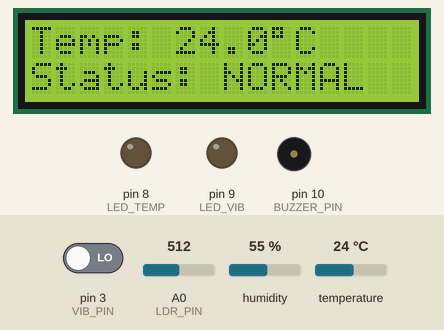
Simulated run of this sketch. Board: Arduino Uno, built with avr-gcc and run on an emulated ATmega328P. On the bench: 16×2 character LCD, output pins drawn as LEDs (lit = HIGH), buzzer (waves = sounding). The test bench sets the inputs (shaded band); at power-on: temperature 24 °C, pin 3 (VIB_PIN) LOW, A0 (LDR_PIN) = 512, humidity 55 %. What the sketch prints to the serial monitor is not drawn.

Above: at 4.0 s.
4.1 s: temperature set to 15.4 °C
At 9.8 s:
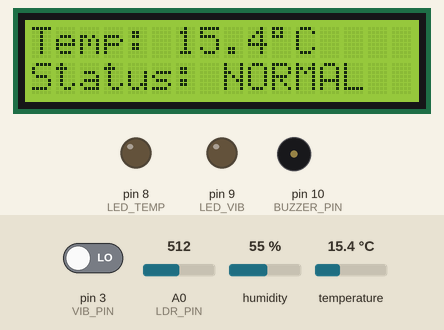
10.9 s: temperature set to 14.5 °C
At 13.14 s:
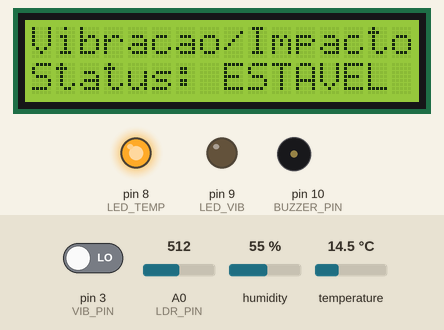
14.8 s: pin 3 (VIB_PIN) driven HIGH
At 15.19 s:
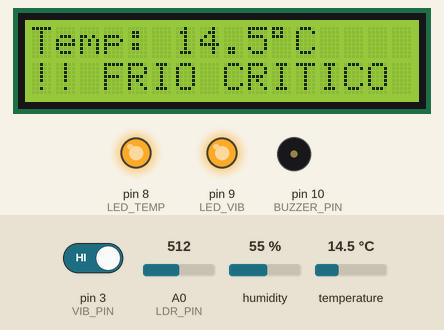
16.8 s: A0 (LDR_PIN) set to 582
At 17.19 s:
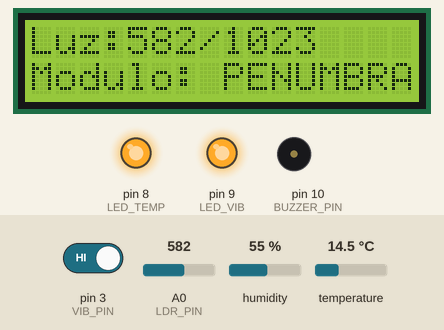
19.0 s: A0 (LDR_PIN) set to 617
22.0 s: temperature set to 41 °C
At 27.69 s:
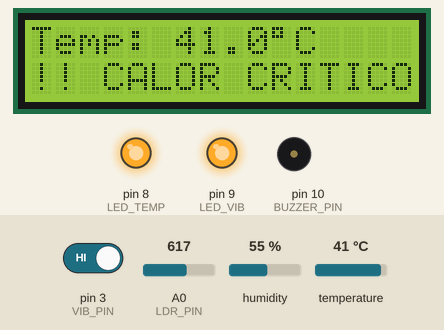
Timing chart, 0 to 28.5 s (numbered marks = the images above; inputs shaded):
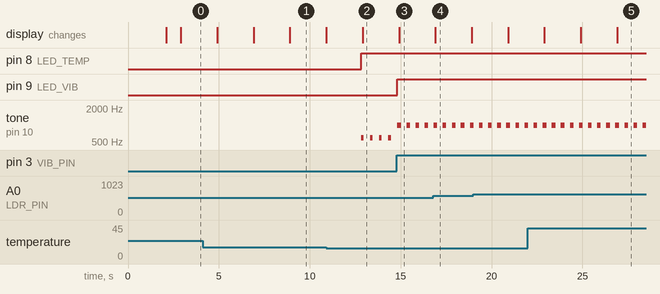

The sketch:

GS2026_capsula_espacial.ino
```cpp
/*
 * =====================================================
 *  SISTEMA IoT — MONITORAMENTO DE CÁPSULA ESPACIAL
 *  FIAP | Global Solution 2026 | 1º Semestre
 *  Disciplina: Sistemas Embarcados / IoT
 * =====================================================
 *
 *  COMPONENTES:
 *    DHT22  → Temperatura interna     (Pino D2)
 *    LDR    → Luminosidade            (Pino A0)
 *    SW-420 → Vibração / Impacto      (Pino D3)
 *    LCD    → Display 16x2 I2C        (SDA=A4, SCL=A5)
 *    LED R  → Alerta temperatura      (Pino D8)
 *    LED A  → Alerta vibração         (Pino D9)
 *    Buzzer → Alarme sonoro           (Pino D10)
 *
 *  BIBLIOTECAS NECESSÁRIAS (instalar via Library Manager):
 *    - DHT sensor library (Adafruit)
 *    - Adafruit Unified Sensor
 *    - LiquidCrystal I2C (Frank de Brabander)
 */

#include <DHT.h>
#include <Wire.h>
#include <LiquidCrystal_I2C.h>

// ── Pinos ───────────────────────────────────────────
#define DHTPIN        2
#define DHTTYPE       DHT22
#define LDR_PIN       A0
#define VIB_PIN       3
#define LED_TEMP      8
#define LED_VIB       9
#define BUZZER_PIN    10

// ── Limiares de Segurança ───────────────────────────
#define TEMP_MAX      35.0   // °C — acima → alerta de calor
#define TEMP_MIN      15.0   // °C — abaixo → alerta de frio
#define LUZ_BAIXA     200    // 0–1023 — abaixo → módulo escuro
#define LUZ_MEDIA     600    // 0–1023 — abaixo → penumbra
#define VIB_DEBOUNCE  500    // ms — janela anti-ruído de vibração
#define VIB_RESET     2000   // ms — tempo para resetar alerta de vibração
#define CICLO_LCD     2000   // ms — intervalo de alternância de telas
#define CICLO_LEITURA 500    // ms — intervalo de leitura dos sensores

// ── Objetos ─────────────────────────────────────────
DHT dht(DHTPIN, DHTTYPE);
LiquidCrystal_I2C lcd(0x27, 16, 2);

// ── Variáveis de Estado ─────────────────────────────
float        temperatura  = 22.0;
int          luminosidade = 512;
bool         vibracao     = false;
unsigned long ultimaVib   = 0;
unsigned long ultimaTela  = 0;
unsigned long ultimaLeitura = 0;
int          telaAtual    = 0;   // 0=Temp  1=Luz  2=Vibração
int          cicloTotal   = 0;   // contador de ciclos para log serial

// ── Caractere personalizado: símbolo de satélite ───
byte iconSat[8] = {
  0b00100,
  0b01110,
  0b10101,
  0b01110,
  0b00100,
  0b01010,
  0b10001,
  0b00000
};

// ══════════════════════════════════════════════════
void setup() {
  Serial.begin(9600);

  // Configuração de pinos
  pinMode(LED_TEMP,   OUTPUT);
  pinMode(LED_VIB,    OUTPUT);
  pinMode(BUZZER_PIN, OUTPUT);
  pinMode(VIB_PIN,    INPUT);

  // Garante atuadores desligados no inicio
  digitalWrite(LED_TEMP,   LOW);
  digitalWrite(LED_VIB,    LOW);
  noTone(BUZZER_PIN);

  // Inicialização do Display LCD
  lcd.init();
  lcd.backlight();
  lcd.createChar(0, iconSat);

  // Tela de splash
  lcd.clear();
  lcd.setCursor(0, 0);
  lcd.write(0);
  lcd.print(" CAPSULA FIAP ");
  lcd.write(0);
  lcd.setCursor(0, 1);
  lcd.print("  Iniciando...  ");
  delay(2000);
  lcd.clear();

  // Inicialização do sensor DHT22
  dht.begin();
  delay(500); // aguarda sensor estabilizar

  // Cabeçalho do log serial
  Serial.println(F("=============================================="));
  Serial.println(F(" SISTEMA IoT — MONITORAMENTO CAPSULA ESPACIAL"));
  Serial.println(F(" FIAP | Global Solution 2026"));
  Serial.println(F("=============================================="));
  Serial.println(F("Ciclo | Temp(C) | Lux(0-1023) | Vib | Status"));
  Serial.println(F("----------------------------------------------"));
}

// ══════════════════════════════════════════════════
void loop() {
  unsigned long agora = millis();

  // Leitura dos sensores a cada CICLO_LEITURA ms
  if (agora - ultimaLeitura >= CICLO_LEITURA) {
    ultimaLeitura = agora;
    lerSensores();
    avaliarAlertas();
    enviarSerial();
    cicloTotal++;
  }

  // Atualização do display no intervalo próprio
  exibirLCD();
}

// ── Leitura dos Sensores ────────────────────────────
void lerSensores() {
  // Temperatura — DHT22
  float t = dht.readTemperature();
  if (!isnan(t)) {
    temperatura = t;
  }
  // Em caso de falha de leitura (NaN), mantém o ultimo valor válido

  // Luminosidade — LDR (leitura analógica 0–1023)
  luminosidade = analogRead(LDR_PIN);

  // Vibração — SW-420 com lógica de debounce
  if (digitalRead(VIB_PIN) == HIGH) {
    unsigned long agora = millis();
    if (agora - ultimaVib > VIB_DEBOUNCE) {
      vibracao  = true;
      ultimaVib = agora;
    }
  } else {
    // Auto-reset após VIB_RESET ms sem novo sinal
    if (millis() - ultimaVib > VIB_RESET) {
      vibracao = false;
    }
  }
}

// ── Avaliação de Alertas e Controle de Atuadores ───
void avaliarAlertas() {
  bool alertaTemp = (temperatura > TEMP_MAX || temperatura < TEMP_MIN);
  bool alertaVib  = vibracao;

  // LEDs indicadores
  digitalWrite(LED_TEMP, alertaTemp ? HIGH : LOW);
  digitalWrite(LED_VIB,  alertaVib  ? HIGH : LOW);

  // Buzzer com frequência proporcional à gravidade
  if (alertaTemp && alertaVib) {
    // EMERGÊNCIA CRÍTICA — dois alertas simultâneos
    tone(BUZZER_PIN, 1000, 200);
  } else if (alertaTemp) {
    // Alerta de temperatura isolado
    tone(BUZZER_PIN, 600, 150);
  } else if (alertaVib) {
    // Alerta de vibração isolado
    tone(BUZZER_PIN, 400, 100);
  } else {
    // Sistema nominal — sem alarme
    noTone(BUZZER_PIN);
  }
}

// ── Exibição no LCD (alterna 3 telas a cada 2s) ────
void exibirLCD() {
  unsigned long agora = millis();
  if (agora - ultimaTela < CICLO_LCD) return;
  ultimaTela = agora;

  lcd.clear();

  switch (telaAtual) {

    case 0: // ── TELA 1: Temperatura ─────────────────
      lcd.setCursor(0, 0);
      lcd.print("Temp: ");
      lcd.print(temperatura, 1);
      lcd.print((char)223); // ° grau
      lcd.print("C");

      lcd.setCursor(0, 1);
      if (temperatura > TEMP_MAX)
        lcd.print("!! CALOR CRITICO");
      else if (temperatura < TEMP_MIN)
        lcd.print("!! FRIO CRITICO ");
      else
        lcd.print("Status: NORMAL  ");
      break;

    case 1: // ── TELA 2: Luminosidade ─────────────────
      lcd.setCursor(0, 0);
      lcd.print("Luz:");
      lcd.print(luminosidade);
      lcd.print("/1023   ");

      lcd.setCursor(0, 1);
      if (luminosidade < LUZ_BAIXA)
        lcd.print("Modulo: ESCURO  ");
      else if (luminosidade < LUZ_MEDIA)
        lcd.print("Modulo: PENUMBRA");
      else
        lcd.print("Modulo: ILUMINDO");
      break;

    case 2: // ── TELA 3: Vibração ─────────────────────
      lcd.setCursor(0, 0);
      lcd.print("Vibracao/Impacto");
      lcd.setCursor(0, 1);
      lcd.print(vibracao ? "!! IMPACTO/FALHA" : "Status: ESTAVEL ");
      break;
  }

  telaAtual = (telaAtual + 1) % 3;
}

// ── Log Serial (telemetria para monitoramento) ──────
void enviarSerial() {
  // Formato: Ciclo | Temp | Luz | Vibração | Status
  Serial.print(cicloTotal);
  Serial.print(F("     | "));
  Serial.print(temperatura, 1);
  Serial.print(F("    | "));
  Serial.print(luminosidade);
  Serial.print(F("         | "));
  Serial.print(vibracao ? F("SIM") : F("NAO"));
  Serial.print(F(" | "));

  // Determina status geral do sistema
  bool alertaTemp = (temperatura > TEMP_MAX || temperatura < TEMP_MIN);
  if (alertaTemp && vibracao)
    Serial.println(F("[EMERGENCIA] TEMPERATURA + VIBRACAO"));
  else if (temperatura > TEMP_MAX)
    Serial.println(F("[ALERTA] TEMPERATURA ALTA"));
  else if (temperatura < TEMP_MIN)
    Serial.println(F("[ALERTA] TEMPERATURA BAIXA"));
  else if (vibracao)
    Serial.println(F("[ALERTA] VIBRACAO DETECTADA"));
  else
    Serial.println(F("[OK] SISTEMA NOMINAL"));
}
```

Measured:
- the behaviour switches between 15 and 14.9 °C on temperature (found by bisection; images 1 and 2)
- after the input at 10.9 s, pin 8 (LED_TEMP): LOW → HIGH after 1.9 s; tone on pin 10 (BUZZER_PIN): alternates 600 Hz for 0.15 s and silent for 0.35 s, starting after 1.9 s
- after the input at 14.8 s, pin 9 (LED_VIB): LOW → HIGH at once
- after the input at 22.0 s, the display: first differs from a run without the input after 4.9 s (image 5)
- what the display in image 4 shows lasts 2.0 s, from 16.9 s to 18.9 s
